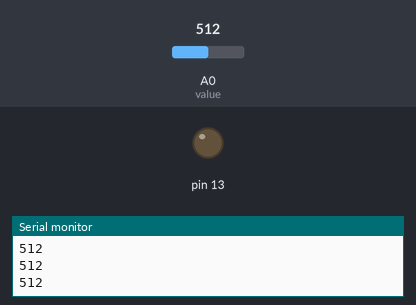
A sketch run on a simulated Arduino Uno, built with avr-gcc and run on an emulated ATmega328P. On the bench: output pins drawn as LEDs (lit = HIGH), the last lines printed to the serial monitor. Inputs (shaded band) come from the test bench; at power-on: A0 (value) = 512.

Above: at 1.2 s.
1.3 s: A0 (value) set to 56
2.8 s: A0 (value) set to 46
At 3.7 s:
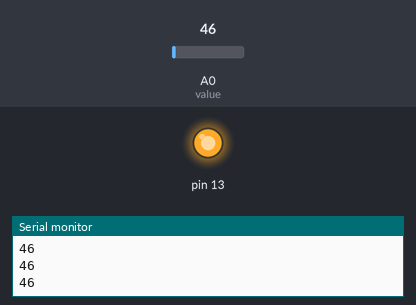
4.3 s: A0 (value) set to 122
At 4.8 s:
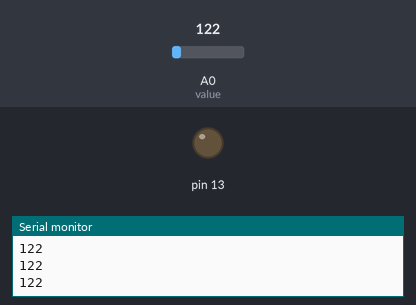
5.8 s: A0 (value) set to 40
At 7.2 s:
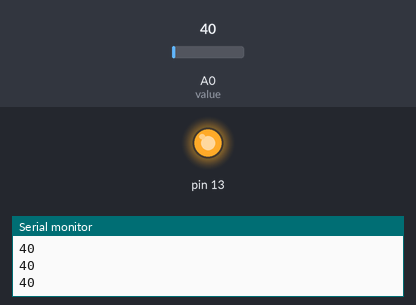
Timing chart, 0 to 8.3 s (numbered marks = the images above; inputs shaded):
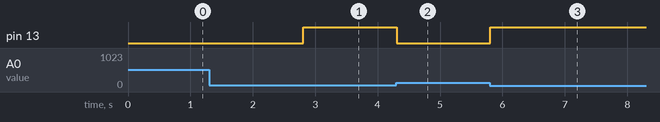

Measured:
- the behaviour switches between 51 and 50 on A0 (value) (found by bisection; images 0 and 1)
- after the input at 2.8 s, pin 13: LOW → HIGH at once
- after the input at 4.3 s, pin 13: HIGH → LOW at once
- after the input at 5.8 s, pin 13: LOW → HIGH at once

The sketch:

IR_sensor.ino
```cpp
int value = A0;

void setup()
{
  Serial.begin(9600);
  pinMode(13,OUTPUT);
  digitalWrite(13,LOW);
}

void loop()
{
  int values = analogRead(value);
  Serial.println(values);

  if(values<=50)
  {
    digitalWrite(13,HIGH);
  }
  else
  {
    digitalWrite(13,LOW);
  }


}
```
